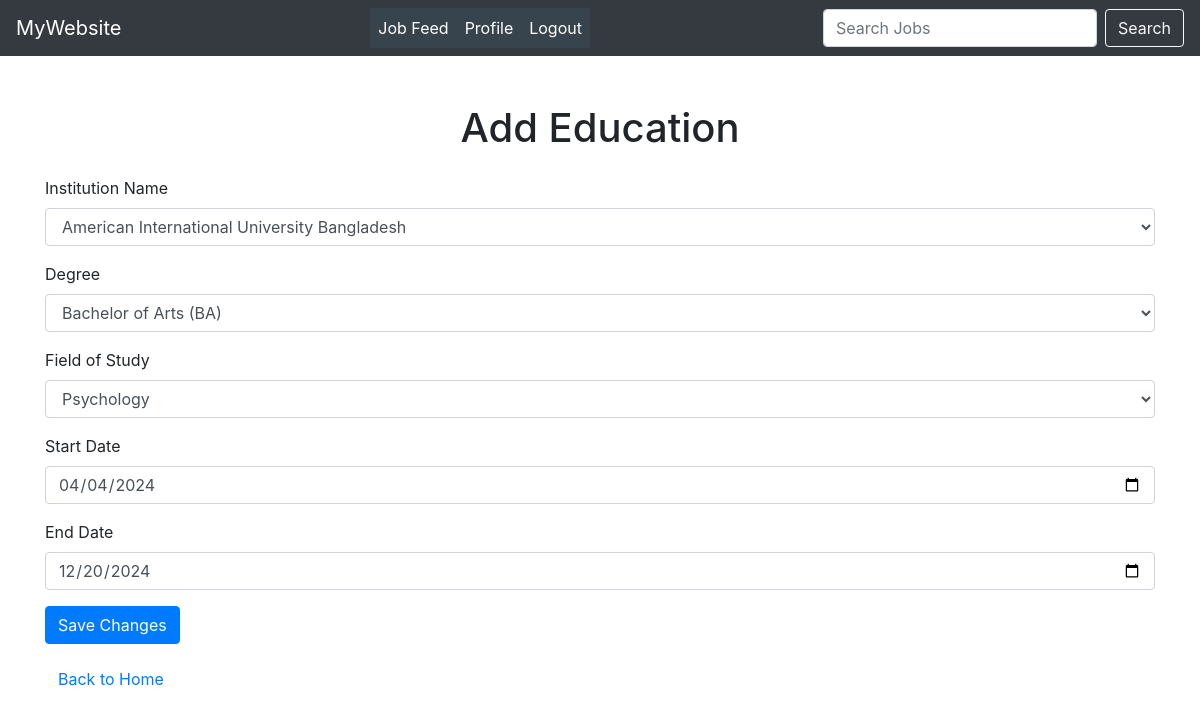
The page /edit_education/6 (signed in) on the database its author committed.
### myApp/models.py (models this page shows, shortened)
class EducationModel(models.Model):
    user = models.ForeignKey(CustomUser, null=True, on_delete=models.CASCADE)
    institution_name = models.CharField(max_length=100, null=True)
    degree = models.CharField(max_length=100, null=True)
    field_of_study = models.CharField(max_length=100, null=True)
    start_date = models.DateField(null=True, blank=True)
    end_date = models.DateField(null=True, blank=True)
    class Meta:
        unique_together = ['user', 'institution_name', 'degree']

class InstituteNameModel(models.Model):
    name = models.CharField(max_length=255)
    address = models.CharField(max_length=512, blank=True)
    city = models.CharField(max_length=100, blank=True)
    state = models.CharField(max_length=100, blank=True)
    postal_code = models.CharField(max_length=20, blank=True)
    country = models.CharField(max_length=100, blank=True)
    website = models.URLField(blank=True)
    established_year = models.PositiveIntegerField(blank=True, null=True)
    contact_number = models.CharField(max_length=20, blank=True)

class DegreeModel(models.Model):
    Degree=[
        ('bachelor', 'Bachelor'),
        ('master', 'Master'),
        ('doctorate', 'Doctorate'),
        ('diploma', 'Diploma'),
        ('certificate', 'Certificate'),
    ]
    name = models.CharField(max_length=100)
    description = models.TextField(blank=True)
    level = models.CharField(max_length=50, choices=Degree)

class FieldOfStudyModel(models.Model):
    name = models.CharField(max_length=100, unique=True)
    description = models.TextField(blank=True)

### myProject/views.py (the view, shortened to what this page needs)
# urls.py: path('edit_education/<str:education_id>',edit_education,name="edit_education"),
@login_required
def edit_education(request, education_id):
    education = get_object_or_404(EducationModel, id=education_id)
    institutes = InstituteNameModel.objects.all()
    degrees = DegreeModel.objects.all()
    fields_of_study = FieldOfStudyModel.objects.all()
    if request.user != education.user and request.user.usertype != 'admin':
        messages.warning(request, "You are not authorized to edit this education entry.")
        return redirect('MySettingsPage')  # Redirect to an appropriate page
    context = {
        'education': education,
        'institutes': institutes,
        'degrees': degrees,
        'fields_of_study': fields_of_study
    }
    return render(request, 'edit_education.html', context)

### Template/edit_education.html (shortened to what this page needs)
{% extends 'base.html' %}
{% block body %}
<!DOCTYPE html>
<html lang="en">
<head>
    <link rel="stylesheet" href="https://stackpath.bootstrapcdn.com/bootstrap/4.5.2/css/bootstrap.min.css">
</head>
<body>
    <div class="container mt-5">
        <h1 class="text-center mb-4">Add Education</h1>
        <form method="POST">
            <div class="form-group">
                <label for="institution_name">Institution Name</label>
                <select id="institution_name" name="institution_name" class="form-control">
                    {% for institute in institutes %}
                        <option value="{{ institute.name }}" {% if institute.name == education.institution_name %}selected{% endif %}>
                            {{ institute.name }}
                        </option>
                    {% endfor %}
                </select>
            </div>
            <div class="form-group">
                <label for="degree_name">Degree</label>
                <select id="degree_name" name="degree_name" class="form-control">
                    {% for degree in degrees %}
                        <option value="{{ degree.name }}" {% if degree.name == education.degree %}selected{% endif %}>
                            {{ degree.name }}
                        </option>
                    {% endfor %}
                </select>
            </div>
            <div class="form-group">
                <label for="field_of_study">Field of Study</label>
                <select id="field_of_study" name="field_of_study" class="form-control">
                    {% for field in fields_of_study %}
                        <option value="{{ field.name }}" {% if field.name == education.field_of_study %}selected{% endif %}>
                            {{ field.name }}
                        </option>
                    {% endfor %}
                </select>
            </div>
            <div class="form-group">
                <label for="start_date">Start Date</label>
                <input type="date" id="start_date" name="start_date" class="form-control"
                       value="{{ education.start_date|date:'Y-m-d' }}">
            </div>
            <div class="form-group">
                <label for="end_date">End Date</label>
                <input type="date" id="end_date" name="end_date" class="form-control"
                       value="{{ education.end_date|date:'Y-m-d' }}">
            </div>
            <button type="submit" class="btn btn-primary">Save Changes</button>
        </form>
        <a href="{% url 'homePage' %}" class="btn btn-link mt-3">Back to Home</a>
    </div>
</body>
</html>
{% endblock body %}

### Template/base.html (style rules this page uses)
body { background-color:white; }

### Template/navbar.html (style rules this page uses)
body { background-color: #f8f9fa; }

### rows shown on the page
EducationModel: institution_name "American International University Bangladesh", degree_name "Bachelor of Arts (BA)", field_of_study "Psychology", start_date "04/04/2024", end_date "12/20/2024"
